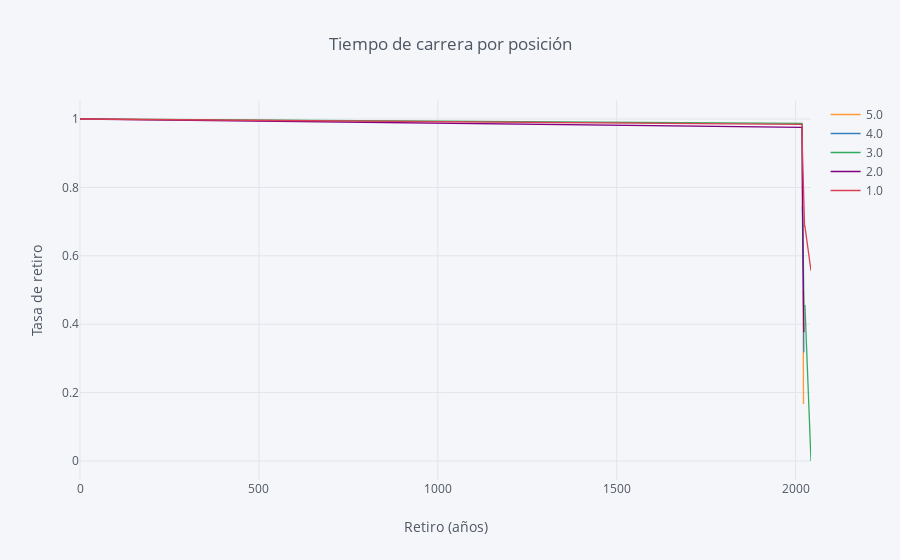

This figure's notebook cell:
### Code cell
rates=survival(data, 'Inter_Rep', 'Year', 'Retirement')
rates.iplot(kind='line', xTitle='Retiro (años)', 
            yTitle='Tasa de retiro', title='Tiempo de carrera por posición')

### Figure 1 — Plotly figure (JSON) as saved in the notebook; plotly's stock layout.template omitted (floating-point values rounded to 4 significant figures)
{"data": [{"line": {"color": "rgba(255, 153, 51, 1.0)", "dash": "solid", "shape": "linear", "width": 1.3}, "mode": "lines", "name": "5.0", "text": "", "type": "scatter", "x": [0, 2018, 2019, 2020, 2021, 2022, 2023, 2024, 2025, 2026, 2043], "y": [1, "", "", "", 0.5, 0.1667, "", "", "", "", ""]}, {"line": {"color": "rgba(55, 128, 191, 1.0)", "dash": "solid", "shape": "linear", "width": 1.3}, "mode": "lines", "name": "4.0", "text": "", "type": "scatter", "x": [0, 2018, 2019, 2020, 2021, 2022, 2023, 2024, 2025, 2026, 2043], "y": [1, "", 0.7451, 0.6002, 0.4386, 0.319, 0.319, 0.319, "", "", ""]}, {"line": {"color": "rgba(50, 171, 96, 1.0)", "dash": "solid", "shape": "linear", "width": 1.3}, "mode": "lines", "name": "3.0", "text": "", "type": "scatter", "x": [0, 2018, 2019, 2020, 2021, 2022, 2023, 2024, 2025, 2026, 2043], "y": [1, 0.9871, 0.8382, 0.6507, 0.527, 0.4691, 0.4561, 0.4561, "", 0.4561, 0]}, {"line": {"color": "rgba(128, 0, 128, 1.0)", "dash": "solid", "shape": "linear", "width": 1.3}, "mode": "lines", "name": "2.0", "text": "", "type": "scatter", "x": [0, 2018, 2019, 2020, 2021, 2022, 2023, 2024, 2025, 2026, 2043], "y": [1, 0.9754, 0.7708, 0.6172, 0.5264, 0.4842, 0.3783, 0.3783, 0.3783, "", 0.1455]}, {"line": {"color": "rgba(219, 64, 82, 1.0)", "dash": "solid", "shape": "linear", "width": 1.3}, "mode": "lines", "name": "1.0", "text": "", "type": "scatter", "x": [0, 2018, 2019, 2020, 2021, 2022, 2023, 2024, 2025, 2026, 2043], "y": [1, 0.9846, 0.9115, 0.8647, 0.7945, 0.7623, 0.6859, 0.6859, 0.6859, 0.6859, 0.5562]}], "layout": {"legend": {"bgcolor": "#F5F6F9", "font": {"color": "#4D5663"}}, "paper_bgcolor": "#F5F6F9", "plot_bgcolor": "#F5F6F9", "title": {"font": {"color": "#4D5663"}, "text": "Tiempo de carrera por posición"}, "xaxis": {"gridcolor": "#E1E5ED", "showgrid": true, "tickfont": {"color": "#4D5663"}, "title": {"font": {"color": "#4D5663"}, "text": "Retiro (años)"}, "zerolinecolor": "#E1E5ED"}, "yaxis": {"gridcolor": "#E1E5ED", "showgrid": true, "tickfont": {"color": "#4D5663"}, "title": {"font": {"color": "#4D5663"}, "text": "Tasa de retiro"}, "zerolinecolor": "#E1E5ED"}}}
